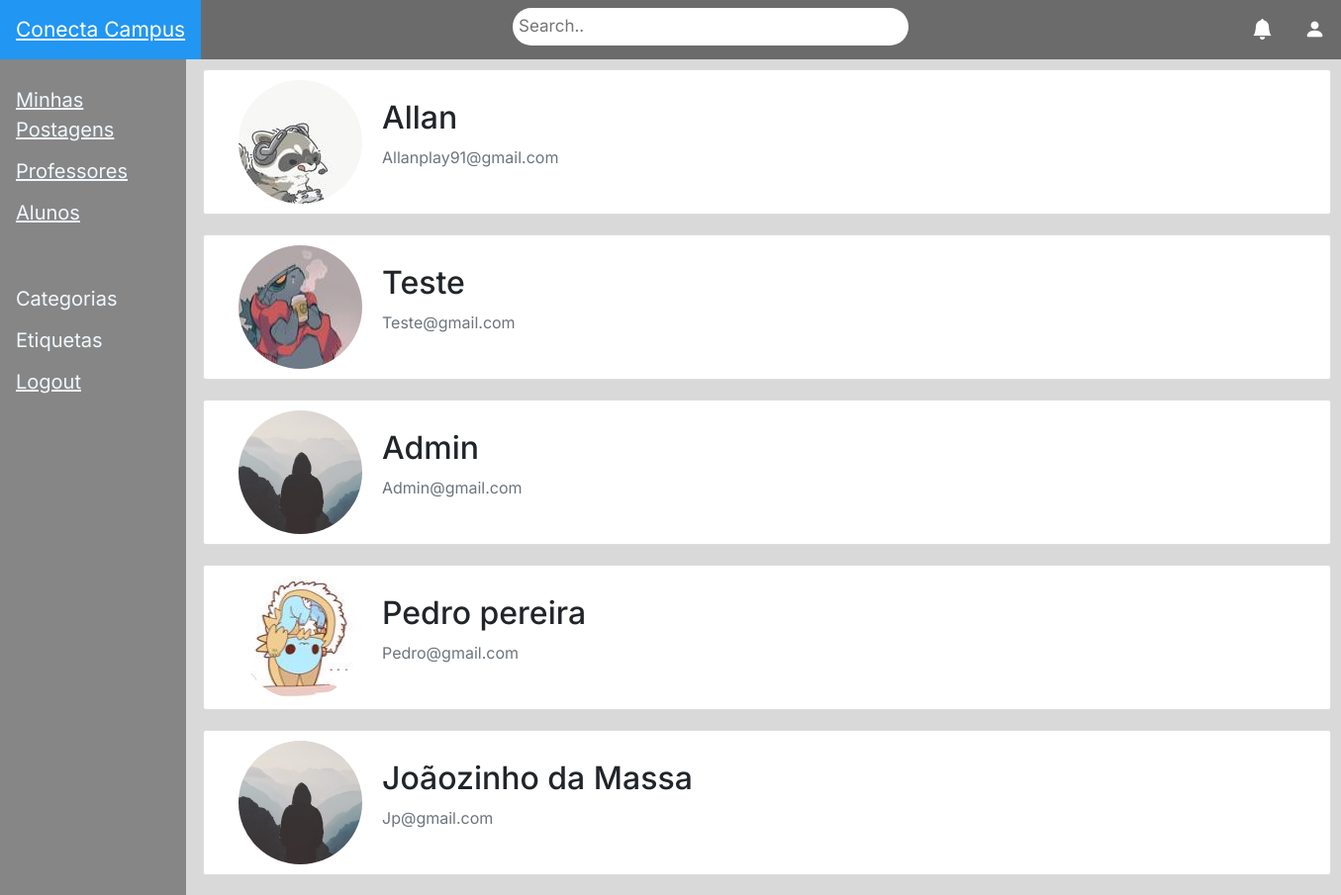
The page /admin/ (signed in) on the database its author committed.
### models.py (models this page shows, shortened)
class User(db.Model, UserMixin):
    id = db.Column(db.Integer, primary_key=True)
    email = db.Column(db.String(150), unique=True)
    nome = db.Column(db.String(150), nullable=False)
    senha = db.Column(db.String(40), nullable=False)
    arq_imagem = db.Column(db.String(20), nullable=False, default='default.jpg')
    status = db.Column(db.String(20), nullable=False)
    topicos = db.relationship('Topico', backref='autor', cascade='all, delete-orphan', lazy=True)
    respostas = db.relationship('Resposta', backref='autor', cascade='all, delete-orphan', lazy=True)
    reportes_feitos = db.relationship(
        'Reportar',
        foreign_keys='Reportar.autor_id',
        backref='autor_do_reporte',
        lazy=True
    )
    reportes_recebidos = db.relationship(
        'Reportar',
        foreign_keys='Reportar.target_id',
        backref='usuario_reportado',
        lazy=True
    )

### routes/admin.py (the view)
@admin_route.route('/')
@login_required  # Apenas usuários logados podem acessar essa área
def dashboard():
    usuarios = User.query.all()
    return render_template('lista_usuarios.html', usuarios=usuarios, user=current_user)

### main.py (called while the page is built)
@loginManager.user_loader
def load_user(user_id):
    return User.query.get(int(user_id))

### templates/lista_usuarios.html (shortened to what this page needs)
{% extends "index.html" %}
{% block content %}
<div
    {% if user.status == "Admin" %}
        role="main"
        class="mt-5"
    {% else %}
        class="main"
        style="margin-left: 195px;"
    {% endif%}
>
    {% for usuario in usuarios %}
        <div class="container">
            <div class="row align-items-center justify-content-between" style="background: #ffffff; padding: 10px 20px; border: 1px solid #dddddd; border-radius: 3px; margin-bottom: 20px;">
                <div class="col-md-8 d-flex align-items-center">
                    <img
                        class="rounded-circle"
                        style="height: 125px; width: 125px; margin-right: 20px;"
                        src="{{ url_for('static', filename='profile-pics/' + usuario.arq_imagem) }}"
                    >
                    <div>
                        <h2 class="account-heading"> {{ usuario.nome }}</h2>
                        <p class="text-secondary">{{ usuario.email }}</p>
                    </div>
                </div>
            </div>
        </div>
    {% endfor %}
</div>
{% endblock %}

### static/CSS/menuprincipal.css (style rules this page uses)
body { background-color: #D9D9D9; color: black; }
.main { margin-top: 70px; margin-left: 160px; padding: 0px 10px; }

### static/CSS/style.css (style rules this page uses)
body { font-family: "Inter", sans-serif; background-color: #D9D9D9; }
.container { width: 150%; }

### rows shown on the page
User: arq_imagem (picture), nome "Allan", email "Allanplay91@gmail.com"
User: arq_imagem (picture), nome "Teste", email "Teste@gmail.com"
User: arq_imagem (placeholder picture), nome "Admin", email "Admin@gmail.com"
User: arq_imagem (picture), nome "Pedro pereira", email "Pedro@gmail.com"
User: arq_imagem (placeholder picture), nome "Joãozinho da Massa", email "Jp@gmail.com"
